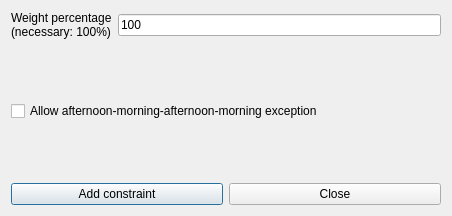
<?xml version="1.0" encoding="UTF-8"?>
<ui version="4.0">
 <class>AddConstraintStudentsMaxThreeConsecutiveDaysForm_template</class>
 <widget class="QDialog" name="AddConstraintStudentsMaxThreeConsecutiveDaysForm_template">
  <property name="geometry">
   <rect>
    <x>0</x>
    <y>0</y>
    <width>452</width>
    <height>216</height>
   </rect>
  </property>
  <property name="windowTitle">
   <string extracomment="This is the title of the dialog to add a new constraint of this type">Add students max three consecutive days</string>
  </property>
  <layout class="QVBoxLayout" name="verticalLayout_2">
   <item>
    <layout class="QVBoxLayout" name="verticalLayout"/>
   </item>
   <item>
    <layout class="QHBoxLayout" name="horizontalLayout_2">
     <item>
      <widget class="QLabel" name="weightTextLabel">
       <property name="frameShape">
        <enum>QFrame::NoFrame</enum>
       </property>
       <property name="frameShadow">
        <enum>QFrame::Plain</enum>
       </property>
       <property name="text">
        <string>Weight percentage
(necessary: 100%)</string>
       </property>
       <property name="wordWrap">
        <bool>false</bool>
       </property>
      </widget>
     </item>
     <item>
      <widget class="QLineEdit" name="weightLineEdit">
       <property name="text">
        <string notr="true">100</string>
       </property>
      </widget>
     </item>
    </layout>
   </item>
   <item>
    <spacer name="verticalSpacer_2">
     <property name="orientation">
      <enum>Qt::Vertical</enum>
     </property>
     <property name="sizeHint" stdset="0">
      <size>
       <width>20</width>
       <height>27</height>
      </size>
     </property>
    </spacer>
   </item>
   <item>
    <layout class="QHBoxLayout" name="horizontalLayout_3">
     <item>
      <widget class="QCheckBox" name="allowAMAMExceptionCheckBox">
       <property name="text">
        <string>Allow afternoon-morning-afternoon-morning exception</string>
       </property>
      </widget>
     </item>
    </layout>
   </item>
   <item>
    <spacer name="verticalSpacer_3">
     <property name="orientation">
      <enum>Qt::Vertical</enum>
     </property>
     <property name="sizeHint" stdset="0">
      <size>
       <width>20</width>
       <height>27</height>
      </size>
     </property>
    </spacer>
   </item>
   <item>
    <layout class="QHBoxLayout" name="horizontalLayout">
     <item>
      <widget class="QPushButton" name="addConstraintPushButton">
       <property name="text">
        <string>Add constraint</string>
       </property>
      </widget>
     </item>
     <item>
      <widget class="QPushButton" name="closePushButton">
       <property name="text">
        <string>Close</string>
       </property>
      </widget>
     </item>
    </layout>
   </item>
  </layout>
 </widget>
 <layoutdefault spacing="6" margin="11"/>
 <resources/>
 <connections/>
</ui>
